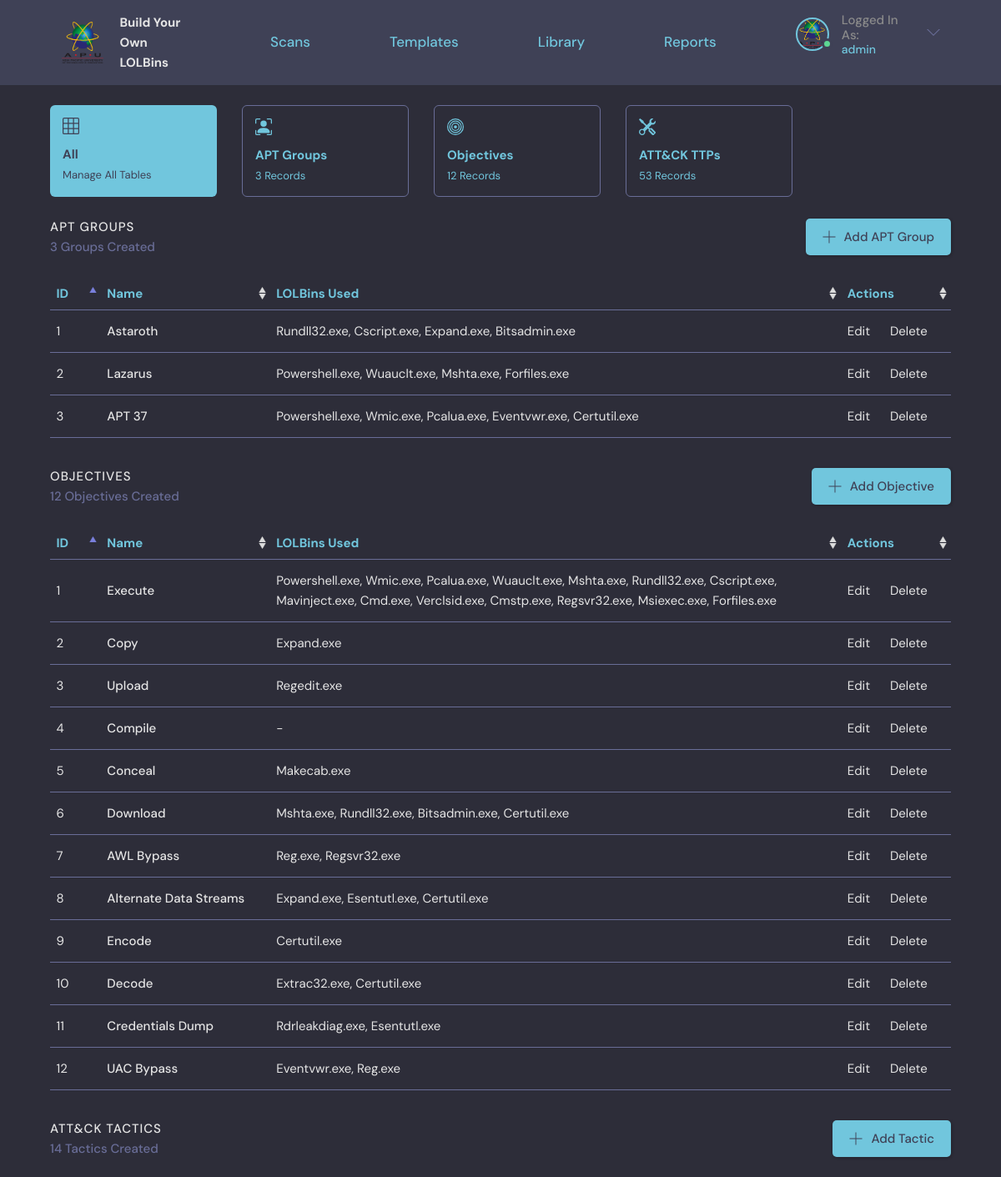
Page /manage/ (signed in, upper part) on the committed database.
### base/models.py (models this page shows, shortened)
class APT(models.Model):
    name = models.CharField(max_length=200)
    class Meta:
        verbose_name = 'APT Group'

class Technique(models.Model):
    user = models.ForeignKey(User, on_delete=SET_NULL, null=True, verbose_name = u'Owner')
    name = models.CharField(max_length=200, default="New Binary")
    description = models.TextField(null=True, blank=True)
    updated = models.DateTimeField(auto_now=True)
    created = models.DateTimeField(auto_now_add=True)
    Objective = models.ManyToManyField(Objective, verbose_name = u'Objectives')
    APT = models.ManyToManyField(APT, blank=True, verbose_name = u'APT Groups')
    class Meta:
        verbose_name = 'LOLBin'

class Objective(models.Model):
    name = models.CharField(max_length=200)
    class Meta:
        verbose_name = 'Objective'

### base/views.py (the view)
# urls.py: path('manage/', views.manage, name="manage"),
@login_required(login_url='login')
def manage(request):
    apts = APT.objects.all()
    apt_count = apts.count()
    objectives = Objective.objects.all()
    objective_count = objectives.count()
    attackTactics = AttackTactic.objects.all()
    attackTechniques = AttackTechnique.objects.all()
    attackSubTechniques = AttackSubTechnique.objects.exclude(attackid=".000")
    ttp_count = attackTactics.count() + attackTechniques.count() + attackSubTechniques.count()
    if request.user.is_superuser != 1:
        return redirect('forbidden')
    context = {'apts': apts, 'apt_count': apt_count, 'objectives': objectives, 'objective_count': objective_count, 'attackTactics': attackTactics, 'attackTechniques': attackTechniques, 'attackSubTechniques': attackSubTechniques, 'ttp_count': ttp_count}
    return render(request, 'base/manage.html', context)

### base/templates/base/manage.html (shortened to what this page needs)
{% extends 'main.html' %}
{% block content %}
{% load static %}
<main class="layout layout--2">
  <div class="container-column">
    <div class="roomList__cards">
        <a href="{% url 'manage' %}">
            <div class="admin-card-selected">
                <div class="admin-card-contents">
                    <h4>All</h4>
                    <span>Manage All Tables</span>
                </div>
            </div>
        </a>
        <a href="{% url 'apt' %}">
            <div class="admin-card">
                <div class="admin-card-contents">
                    <h4>APT Groups</h4>
                    <span>{{apt_count}} Records</span>
                </div>
            </div>
        </a>
        <a href="{% url 'objective' %}">
            <div class="admin-card">
                <div class="admin-card-contents">
                    <h4>Objectives</h4>
                    <span>{{objective_count}} Records</span>
                </div>
            </div>
        </a>
        <a href="{% url 'attackTactic' %}">
            <div class="admin-card">
                <div class="admin-card-contents">
                    <h4>ATT&CK TTPs</h4>
                    <span>{{ttp_count}} Records</span>
                </div>
            </div>
        </a>
    </div>
    <div class="roomList__header">
        <div>
            <h2>APT Groups</h2>
            <p>{{apt_count}} Groups Created</p>
        </div>
        <a class="btn btn--main" href="{% url 'new-apt' %}">
            <svg version="1.1" xmlns="http://www.w3.org/2000/svg" width="32" height="32" viewBox="0 0 32 32">
            <title>add</title>
            <path
                d="M16.943 0.943h-1.885v14.115h-14.115v1.885h14.115v14.115h1.885v-14.115h14.115v-1.885h-14.115v-14.115z"
            ></path>
            </svg>
            Add APT Group
        </a>
    </div>
    <table id="apt-table" class="table">
        <thead>
            <tr>
                <th scope="col">ID</th>
                <th scope="col">Name</th>
                <th scope="col">LOLBins Used</th>
                <th scope="col">Actions</th>
            </tr>
        </thead>
        <tbody>
            {% if apt_count != 0 %}
                {% for apt in apts %}
                    <tr>
                        <td style="width: 6rem;">{{forloop.counter}}</td>
                        <td style="width: 20rem;font-weight: 500">{{apt.name}}</td>
                        <td>
                            {% if apt.technique_set.all.count != 0 %}
                                {% with obj="" %}
                                    {% for technique in apt.technique_set.all %}
                                        {% if forloop.last %}
                                            {{ obj|add:technique.name}}.exe
                                        {% else %}
                                            {{ obj|add:technique.name}}.exe,
                                        {% endif %}
                                    {% endfor %}
                                {% endwith %}
                            {% else %}
                            -
                            {% endif %}
                        </td>
                        <td style="width: 13rem;">
                            <a href="{% url 'update-apt' apt.id %}" style="padding-right: 2rem">Edit</a>
                            <a href="{% url 'delete-apt' apt.id %}">Delete</a>
                        </td>
                    </tr>
                {% endfor %}
            {% endif %}
        </tbody>
    </table>
    <br>
    <div class="roomList__header">
        <div>
            <h2>Objectives</h2>
            <p>{{objective_count}} Objectives Created</p>
        </div>
        <a class="btn btn--main" href="{% url 'new-objective' %}">
            <svg version="1.1" xmlns="http://www.w3.org/2000/svg" width="32" height="32" viewBox="0 0 32 32">
            <title>add</title>
            <path
                d="M16.943 0.943h-1.885v14.115h-14.115v1.885h14.115v14.115h1.885v-14.115h14.115v-1.885h-14.115v-14.115z"
            ></path>
            </svg>
            Add Objective
        </a>
    </div>
    <table id="objective-table" class="table">
        <thead>
            <tr>
                <th scope="col">ID</th>
                <th scope="col">Name</th>
                <th scope="col">LOLBins Used</th>
                <th scope="col">Actions</th>
            </tr>
        </thead>
        <tbody>
            {% if objective_count != 0 %}
                {% for objective in objectives %}
                    <tr>
                        <td style="width: 6rem;">{{forloop.counter}}</td>
                        <td style="width: 20rem;font-weight: 500">{{objective.name}}</td>
                        <td>
                            {% if objective.technique_set.all.count != 0 %}
                                {% with obj="" %}
                                    {% for technique in objective.technique_set.all %}
                                        {% if forloop.last %}
                                            {{ obj|add:technique.name}}.exe
                                        {% else %}
                                            {{ obj|add:technique.name}}.exe,
                                        {% endif %}
                                    {% endfor %}
                                {% endwith %}
                            {% else %}
                            -
                            {% endif %}
                        </td>
                        <td style="width: 13rem;">
                            <a href="{% url 'update-objective' objective.id %}" style="padding-right: 2rem">Edit</a>
                            <a href="{% url 'delete-objective' objective.id %}">Delete</a>
                        </td>
                    </tr>
                {% endfor %}
            {% endif %}
        </tbody>
    </table>
    <br>
    <div class="roomList__header">
        <div>
            <h2>ATT&CK Tactics</h2>
            <p>{{attackTactics.count}} Tactics Created</p>
        </div>
        <a class="btn btn--main" href="{% url 'new-attackTactic' %}">
            <svg version="1.1" xmlns="http://www.w3.org/2000/svg" width="32" height="32" viewBox="0 0 32 32">
            <title>add</title>
            <path
                d="M16.943 0.943h-1.885v14.115h-14.115v1.885h14.115v14.115h1.885v-14.115h14.115v-1.885h-14.115v-14.115z"
            ></path>
            </svg>
            Add Tactic
        </a>
    </div>
    <br>
    <br>
  </div>
</main>
{% endblock content %}

### templates/navigationBar.html (shortened to what this page needs)
{% load static %}
<header class="header header--loggedIn">
  <div class="container">
    <a href="{% url 'home' %}" class="header__logo">
      <img src="{% static 'images/APU.png' %}" style="width:50px;height:50px;"/>
      <h1>
        Build Your<br>
        Own LOLBins
      </h1>
    </a>
    <a href="{% url 'home' %}" class="header__text">
      <h2>Scans</h2>
    </a>
    <a href="{% url 'template' %}" class="header__text">
      <h2>Templates</h2>
    </a>
    <a href="{% url 'library' %}" class="header__text">
      <h2>Library</h2>
    </a>
    <a href="{% url 'report' %}" class="header__text">
      <h2>Reports</h2>
    </a>
    <nav class="header__menu">
      {% if request.user.is_authenticated %}
          <div class="header__user">
            <a href="{% url 'user-profile' request.user.id%}">
                <div class="avatar avatar--medium active">
                <img src="{% static 'images/APU.png' %}" />
                </div>
                <p>Logged In As:<span>{{request.user}}</span></p>
            </a>
            <button class="dropdown-button">
                <svg version="1.1" xmlns="http://www.w3.org/2000/svg" width="32" height="32" viewBox="0 0 32 32">
                <title>chevron-down</title>
                <path d="M16 21l-13-13h-3l16 16 16-16h-3l-13 13z"></path>
                </svg>
            </button>
          </div>
      {% else %}
          <a href="{% url 'login' %}">
              <img src="{% static 'images/avatar.svg' %}" />
              <p>Login</p>
          </a>
      {% endif %}
    </nav>
  </div>
</header>

### rows in the picture
APT: name "Astaroth"
Technique: name "Rundll32"
Technique: name "Cscript"
Technique: name "Expand"
Technique: name "Bitsadmin"
APT: name "Lazarus"
Technique: name "Powershell"
Technique: name "Wuauclt"
Technique: name "Mshta"
Technique: name "Forfiles"
APT: name "APT 37"
Technique: name "Wmic"
Technique: name "Pcalua"
Technique: name "Eventvwr"
Technique: name "Certutil"
Objective: name "Execute"
Technique: name "Mavinject"
Technique: name "Cmd"
Technique: name "Verclsid"
Technique: name "Cmstp"
Technique: name "Regsvr32"
Technique: name "Msiexec"
Objective: name "Copy"
Objective: name "Upload"
Technique: name "Regedit"
Objective: name "Compile"
Objective: name "Conceal"
Technique: name "Makecab"
Objective: name "Download"
Objective: name "AWL Bypass"
Technique: name "Reg"
Objective: name "Alternate Data Streams"
Technique: name "Esentutl"
Objective: name "Encode"
Objective: name "Decode"
Technique: name "Extrac32"
Objective: name "Credentials Dump"
Technique: name "Rdrleakdiag"
Objective: name "UAC Bypass"

### other values in the picture
{{ request.user }} "admin"
{{ apt_count }} "3"
{{ objective_count }} "12"
{{ ttp_count }} "53"
{{ attackTactics.count }} "14"
